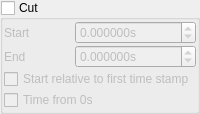
              <widget class="QGroupBox" name="cut_group">
               <property name="title">
                <string>Cut</string>
               </property>
               <property name="checkable">
                <bool>true</bool>
               </property>
               <property name="checked">
                <bool>false</bool>
               </property>
               <layout class="QGridLayout" name="gridLayout_19">
                <property name="leftMargin">
                 <number>1</number>
                </property>
                <property name="topMargin">
                 <number>1</number>
                </property>
                <property name="rightMargin">
                 <number>1</number>
                </property>
                <property name="bottomMargin">
                 <number>1</number>
                </property>
                <property name="spacing">
                 <number>1</number>
                </property>
                <item row="0" column="0">
                 <widget class="QLabel" name="label_59">
                  <property name="text">
                   <string>Start</string>
                  </property>
                 </widget>
                </item>
                <item row="1" column="1">
                 <widget class="QDoubleSpinBox" name="cut_stop">
                  <property name="suffix">
                   <string>s</string>
                  </property>
                  <property name="decimals">
                   <number>6</number>
                  </property>
                  <property name="minimum">
                   <double>-9999999999999999635896294965248.000000000000000</double>
                  </property>
                  <property name="maximum">
                   <double>999999999999999983222784.000000000000000</double>
                  </property>
                 </widget>
                </item>
                <item row="1" column="0">
                 <widget class="QLabel" name="label_60">
                  <property name="text">
                   <string>End</string>
                  </property>
                 </widget>
                </item>
                <item row="0" column="1">
                 <widget class="QDoubleSpinBox" name="cut_start">
                  <property name="suffix">
                   <string>s</string>
                  </property>
                  <property name="decimals">
                   <number>6</number>
                  </property>
                  <property name="minimum">
                   <double>-9999999999999999635896294965248.000000000000000</double>
                  </property>
                  <property name="maximum">
                   <double>999999999999999983222784.000000000000000</double>
                  </property>
                 </widget>
                </item>
                <item row="3" column="0" colspan="2">
                 <widget class="QCheckBox" name="whence">
                  <property name="text">
                   <string>Start relative to first time stamp</string>
                  </property>
                 </widget>
                </item>
                <item row="4" column="0" colspan="2">
                 <widget class="QCheckBox" name="cut_time_from_zero">
                  <property name="text">
                   <string>Time from 0s</string>
                  </property>
                 </widget>
                </item>
               </layout>
              </widget>
